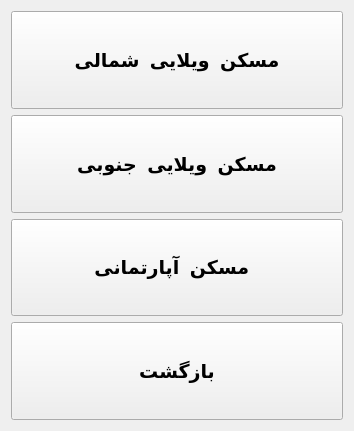
<?xml version="1.0" encoding="UTF-8"?>
<ui version="4.0">
 <class>bulding</class>
 <widget class="QWidget" name="bulding">
  <property name="geometry">
   <rect>
    <x>0</x>
    <y>0</y>
    <width>354</width>
    <height>431</height>
   </rect>
  </property>
  <property name="windowTitle">
   <string>Form</string>
  </property>
  <layout class="QVBoxLayout" name="verticalLayout_2">
   <item>
    <layout class="QVBoxLayout" name="verticalLayout">
     <item>
      <widget class="QPushButton" name="pushButton">
       <property name="sizePolicy">
        <sizepolicy hsizetype="Minimum" vsizetype="Preferred">
         <horstretch>0</horstretch>
         <verstretch>0</verstretch>
        </sizepolicy>
       </property>
       <property name="font">
        <font>
         <pointsize>14</pointsize>
         <weight>75</weight>
         <bold>true</bold>
        </font>
       </property>
       <property name="text">
        <string>مسکن  ویلایی  شمالی</string>
       </property>
      </widget>
     </item>
     <item>
      <widget class="QPushButton" name="pushButton_3">
       <property name="sizePolicy">
        <sizepolicy hsizetype="Minimum" vsizetype="Preferred">
         <horstretch>0</horstretch>
         <verstretch>0</verstretch>
        </sizepolicy>
       </property>
       <property name="font">
        <font>
         <pointsize>14</pointsize>
         <weight>75</weight>
         <bold>true</bold>
        </font>
       </property>
       <property name="text">
        <string>مسکن  ویلایی  جنوبی</string>
       </property>
      </widget>
     </item>
     <item>
      <widget class="QPushButton" name="pushButton_2">
       <property name="sizePolicy">
        <sizepolicy hsizetype="Minimum" vsizetype="Preferred">
         <horstretch>0</horstretch>
         <verstretch>0</verstretch>
        </sizepolicy>
       </property>
       <property name="font">
        <font>
         <pointsize>14</pointsize>
         <weight>75</weight>
         <bold>true</bold>
        </font>
       </property>
       <property name="text">
        <string>مسکن  آپارتمانی  </string>
       </property>
      </widget>
     </item>
     <item>
      <widget class="QPushButton" name="pushButton_4">
       <property name="sizePolicy">
        <sizepolicy hsizetype="Minimum" vsizetype="Preferred">
         <horstretch>0</horstretch>
         <verstretch>0</verstretch>
        </sizepolicy>
       </property>
       <property name="font">
        <font>
         <pointsize>14</pointsize>
         <weight>75</weight>
         <bold>true</bold>
        </font>
       </property>
       <property name="text">
        <string>بازگشت</string>
       </property>
      </widget>
     </item>
    </layout>
   </item>
  </layout>
 </widget>
 <resources/>
 <connections/>
</ui>
